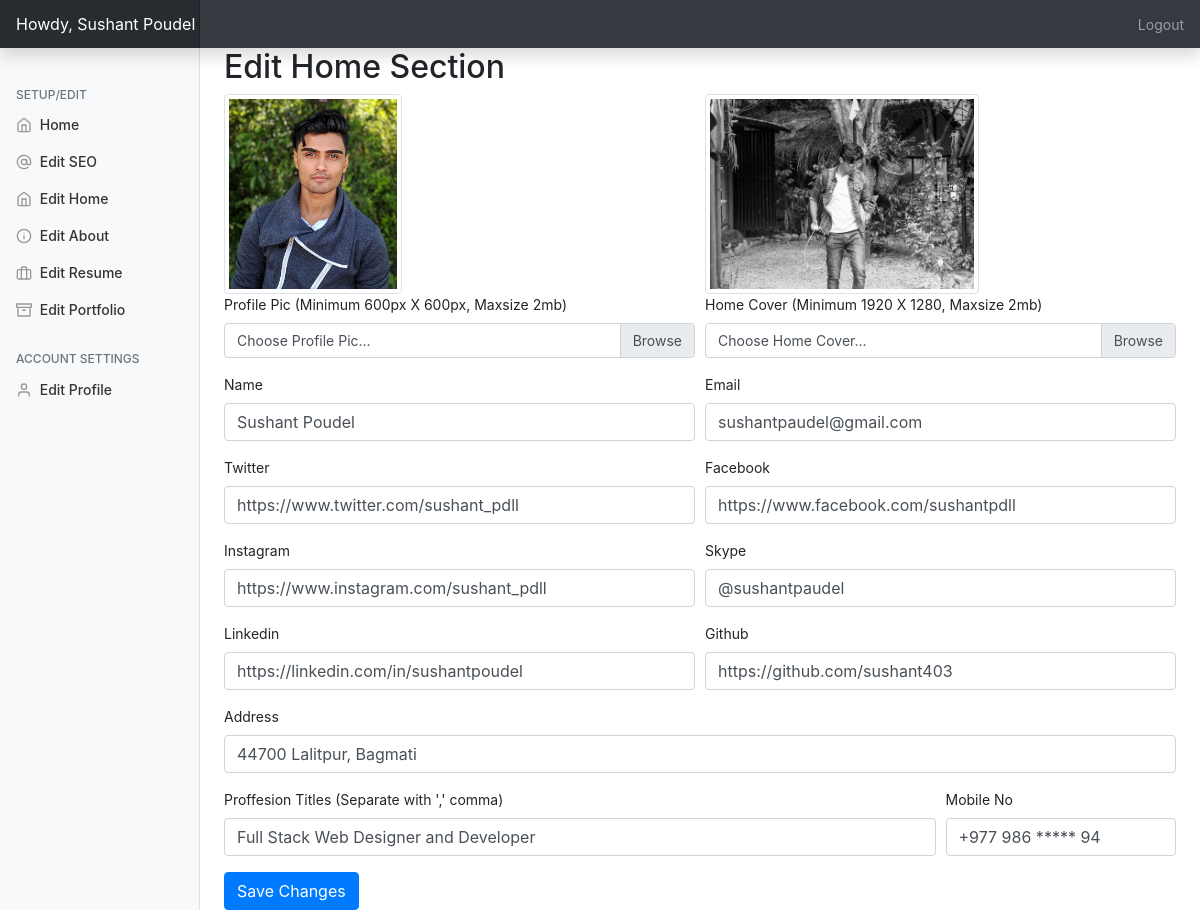
/alpha34168/?edithome=true (signed in), run on the app's committed database.
### tables this page shows
CREATE TABLE `personal_setup` (
  `id` int(11) NOT NULL,
  `profilepic` varchar(250) NOT NULL,
  `name` varchar(250) NOT NULL,
  `twitter` varchar(200) NOT NULL,
  `facebook` varchar(200) NOT NULL,
  `instagram` varchar(200) NOT NULL,
  `skype` varchar(200) NOT NULL,
  `linkedin` varchar(200) NOT NULL,
  `github` varchar(200) NOT NULL,
  `homewallpaper` varchar(200) NOT NULL,
  `professions` varchar(200) NOT NULL,
  `location` text NOT NULL,
  `mobile` varchar(200) NOT NULL,
  `emailid` varchar(200) NOT NULL
);

### alpha34168/php/home.php (the view, shortened to what this page needs)
<h2>Edit Home Section</h2>
<form method="post" action="php/uhome.php" enctype="multipart/form-data">
  <div class="form-row">
    <div class="form-group col-md-6">
      <img src="../assets/img/<?= $data['profilepic'] ?>" class="oo img-thumbnail"><br>
      <label>Profile Pic (Minimum 600px X 600px, Maxsize 2mb)</label>
      <div class="custom-file">
        <label class="custom-file-label" for="profilepic">Choose Profile Pic...</label>
      </div>
    </div>
    <div class="form-group col-md-6">
      <img src="../assets/img/<?= $data['homewallpaper'] ?>" class="oo img-thumbnail">
      <label>Home Cover (Minimum 1920 X 1280, Maxsize 2mb)</label>
      <div class="custom-file">
        <label class="custom-file-label" for="profilepic">Choose Home Cover...</label>
      </div>
    </div>
    <div class="form-group col-md-6">
      <label for="name">Name</label>
      <input type="name" name="name" value="<?= $data['name'] ?>" class="form-control" id="name" placeholder="Sushant Poudel">
    </div>
    <div class="form-group col-md-6">
      <label for="email">Email</label>
      <input type="email" name="email" value="<?= $data['emailid'] ?>" class="form-control" id="email" placeholder="">
    </div>
    <div class="form-group col-md-6">
      <label for="twitter">Twitter</label>
      <input type="text" class="form-control" value="<?= $data['twitter'] ?>" name="twitter" id="twitter" placeholder="https://twitter.com/sushant_pdll">
    </div>
    <div class="form-group col-md-6">
      <label for="facebook">Facebook</label>
      <input type="text" class="form-control" value="<?= $data['facebook'] ?>" name="facebook" id="facebook" placeholder="https://facebook.com/sushant_pdll">
    </div>
    <div class="form-group col-md-6">
      <label for="instagram">Instagram</label>
      <input type="text" class="form-control" value="<?= $data['instagram'] ?>" name="instagram" id="instagram" placeholder="https://instagram.com/sushant_pdll">
    </div>
    <div class="form-group col-md-6">
      <label for="skype">Skype</label>
      <input type="text" value="<?= $data['skype'] ?>" class="form-control" name="skype" id="skype" placeholder="@monu250">
    </div>
    <div class="form-group col-md-6">
      <label for="linkedin">Linkedin</label>
      <input type="text" class="form-control" value="<?= $data['linkedin'] ?>" name="linkedin" id="linkedin" placeholder="https://linkedin.com/sushant_pdll">
    </div>
    <div class="form-group col-md-6">
      <label for="github">Github</label>
      <input type="text" class="form-control" value="<?= $data['github'] ?>" name="github" id="github" placeholder="https://github.com/sushant_pdll">
    </div>
  </div>
  <div class="form-group">
    <label for="address">Address</label>
    <input type="text" name="address" value="<?= $data['location'] ?>" class="form-control" id="address" placeholder="C-537 Mahavir Enclave Part-3, New Delhi 110059">
  </div>
  <div class="form-row">
    <div class="form-group col-md-9">
      <label for="profession">Proffesion Titles (Separate with ',' comma)</label>
      <input type="text" class="form-control" name="profession" value="<?= $data['professions'] ?>" id="profession" placeholder="Web Developer,PHP Developer,Graphic Designer">
    </div>
    <div class="form-group col-md-3">
      <label for="mobile">Mobile No</label>
      <input type="text" class="form-control" value="<?= $data['mobile'] ?>" name="mobile" id="mobile" placeholder="">
    </div>
  </div>
  <input type="submit" name="save" class="btn btn-primary" value="Save Changes">
</form>

### alpha34168/index.php (shortened to what this page needs)
<?php
include('../include/db.php');
$query = "SELECT * FROM personal_setup,aboutus_setup,basic_setup,admin_users";
$queryrun = mysqli_query($db, $query);
$data = mysqli_fetch_array($queryrun);
?>
<!doctype html>
<html lang="en">
<head>
  <link href="assets/dist/css/bootstrap.css" rel="stylesheet">
  <link href="css/dashboard.css" rel="stylesheet">
</head>
<body>
  <nav class="navbar navbar-dark sticky-top bg-dark flex-md-nowrap p-0 shadow">
    <a class="navbar-brand col-md-3 col-lg-2 mr-0 px-3" href="#">Howdy, <?= $_SESSION['username'] ?></a>
    <ul class="navbar-nav px-3">
      <li class="nav-item text-nowrap">
        <a class="nav-link" href="php/logout.php">Logout</a>
      </li>
    </ul>
  </nav>
  <div class="container-fluid">
    <div class="row">
      <nav id="sidebarMenu" class="col-md-3 col-lg-2 d-md-block bg-light sidebar collapse">
        <div class="sidebar-sticky pt-3">
          <ul class="nav flex-column">
            <h6 class="sidebar-heading d-flex justify-content-between align-items-center px-3 mt-4 mb-1 text-muted">
              <span>Setup/Edit</span>
            </h6>
            <li class="nav-item">
              <a class="nav-link" href="../alpha34168/">
                <span data-feather="home"></span>
                Home
              </a>
            </li>
            <li class="nav-item">
              <a class="nav-link" href="?editseo=true">
                <span data-feather="at-sign"></span>
                Edit SEO
              </a>
            </li>
            <li class="nav-item">
              <a class="nav-link" href="?edithome=true">
                <span data-feather="home"></span>
                Edit Home
              </a>
            </li>
            <li class="nav-item">
              <a class="nav-link" href="?editabout=true">
                <span data-feather="info"></span>
                Edit About
              </a>
            </li>
            <li class="nav-item">
              <a class="nav-link" href="?editresume=true">
                <span data-feather="briefcase"></span>
                Edit Resume
              </a>
            </li>
            <li class="nav-item">
              <a class="nav-link" href="?editportfolio=true">
                <span data-feather="archive"></span>
                Edit Portfolio
              </a>
            </li>
          </ul>
          <h6 class="sidebar-heading d-flex justify-content-between align-items-center px-3 mt-4 mb-1 text-muted">
            <span>Account Settings</span>
          </h6>
          <ul class="nav flex-column mb-2">
            <li class="nav-item">
              <a class="nav-link" href="?editprofile=true">
                <span data-feather="user"></span>
                Edit Profile
              </a>
            </li>
          </ul>
        </div>
      </nav>
      <main role="main" class="col-md-9 ml-sm-auto col-lg-10 px-md-4">
        <?php
        if (isset($_GET['edithome'])) {
          include('php/home.php');
        } else if (isset($_GET['editabout'])) {
          include('php/about.php');
        } else if (isset($_GET['editresume'])) {
          include('php/resume.php');
        } else if (isset($_GET['editportfolio'])) {
          include('php/portfolio.php');
        } else if (isset($_GET['editseo'])) {
          include('php/seo.php');
        } else if (isset($_GET['editprofile'])) { ?>
          <h2>Edit Profile</h2>
          <?php
          if (isset($_GET['msg'])) {
            if ($_GET['msg'] == 'updated') {
          ?>
              <div class="alert alert-success text-center" role="alert">
                Successfully Updated !
              </div>
          <?php
            }
          }
          ?>
          <form method="post" action="php/uprofile.php">
            <div class="form-row">
              <div class="form-group col-md-6">
                <label for="ptitle">Name</label>
                <input type="text" name="username" value="<?= $data['username'] ?>" class="form-control" id="ptitle" placeholder="Monu Giri">
              </div>
              <div class="form-group col-md-6">
                <label for="psubtitle">Password</label>
                <input type="text" name="userpass" value="<?= $data['user_pass'] ?>" class="form-control" id="psubtitle" placeholder="*************">
              </div>
              <div class="form-group col-md-12">
                <label for="psubtitle">Email Id</label>
                <input type="text" name="userid" value="<?= $data['user_id'] ?>" class="form-control" id="psubtitle" placeholder="admin@admin.com">
              </div>
            </div>
            <input type="submit" name="uprofile" class="btn btn-primary" value="Save Changes">
          </form>
        <?php } else {
          include('php/welcome.php');
        } ?>
      </main>
    </div>
  </div>
</body>
</html>

### alpha34168/css/dashboard.css (style rules this page uses)
body { font-size: .875rem; }
.feather { width: 16px; height: 16px; vertical-align: text-bottom; }
.sidebar { position: fixed; top: 0; bottom: 0; left: 0; z-index: 100; padding: 48px 0 0; box-shadow: inset -1px 0 0 rgba(0, 0, 0, .1); }
.sidebar-sticky { position: relative; top: 0; height: calc(100vh - 48px); padding-top: .5rem; overflow-x: hidden; overflow-y: auto; }
.sidebar .nav-link { font-weight: 500; color: #333; }
.sidebar .nav-link .feather { margin-right: 4px; color: #999; }
.sidebar-heading { font-size: .75rem; text-transform: uppercase; }
.navbar-brand { padding-top: .75rem; padding-bottom: .75rem; font-size: 1rem; background-color: rgba(0, 0, 0, .25); box-shadow: inset -1px 0 0 rgba(0, 0, 0, .25); }

### alpha34168/index.php (style rules this page uses)
.oo { height: 200px; }

### data on the page
personal_setup: profilepic (picture), homewallpaper (picture), name "Sushant Poudel", email "sushantpaudel@gmail.com", twitter "https://www.twitter.com/sushant_pdll", facebook "https://www.facebook.com/sushantpdll", instagram "https://www.instagram.com/sushant_pdll", skype "@sushantpaudel", linkedin "https://linkedin.com/in/sushantpoudel", github "https://github.com/sushant403", address "44700 Lalitpur, Bagmati", profession "Full Stack Web Designer and Developer", mobile "+977 986 ***** 94"

### other printed values
$_SESSION['username'] "Sushant Poudel"
